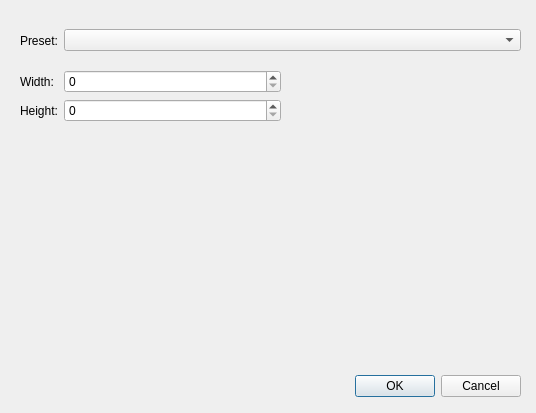
<?xml version="1.0" encoding="UTF-8"?>
<ui version="4.0">
 <class>NewProjectDialog</class>
 <widget class="QDialog" name="NewProjectDialog">
  <property name="geometry">
   <rect>
    <x>0</x>
    <y>0</y>
    <width>536</width>
    <height>413</height>
   </rect>
  </property>
  <property name="windowTitle">
   <string>Dialog</string>
  </property>
  <widget class="QDialogButtonBox" name="buttonBox">
   <property name="geometry">
    <rect>
     <x>180</x>
     <y>370</y>
     <width>341</width>
     <height>32</height>
    </rect>
   </property>
   <property name="orientation">
    <enum>Qt::Horizontal</enum>
   </property>
   <property name="standardButtons">
    <set>QDialogButtonBox::Cancel|QDialogButtonBox::Ok</set>
   </property>
   <property name="centerButtons">
    <bool>false</bool>
   </property>
  </widget>
  <widget class="QWidget" name="formLayoutWidget">
   <property name="geometry">
    <rect>
     <x>20</x>
     <y>70</y>
     <width>261</width>
     <height>271</height>
    </rect>
   </property>
   <layout class="QFormLayout" name="formLayout">
    <item row="1" column="0">
     <widget class="QLabel" name="label_2">
      <property name="text">
       <string>Height:</string>
      </property>
     </widget>
    </item>
    <item row="0" column="0">
     <widget class="QLabel" name="label">
      <property name="text">
       <string>Width:</string>
      </property>
     </widget>
    </item>
    <item row="0" column="1">
     <widget class="QSpinBox" name="widthSpinBox"/>
    </item>
    <item row="1" column="1">
     <widget class="QSpinBox" name="heightSpinBox"/>
    </item>
   </layout>
  </widget>
  <widget class="QWidget" name="horizontalLayoutWidget">
   <property name="geometry">
    <rect>
     <x>20</x>
     <y>20</y>
     <width>501</width>
     <height>41</height>
    </rect>
   </property>
   <layout class="QHBoxLayout" name="horizontalLayout">
    <item>
     <widget class="QLabel" name="label_3">
      <property name="sizePolicy">
       <sizepolicy hsizetype="Minimum" vsizetype="Preferred">
        <horstretch>0</horstretch>
        <verstretch>0</verstretch>
       </sizepolicy>
      </property>
      <property name="text">
       <string>Preset:</string>
      </property>
     </widget>
    </item>
    <item>
     <widget class="QComboBox" name="comboBox">
      <property name="sizePolicy">
       <sizepolicy hsizetype="Expanding" vsizetype="Fixed">
        <horstretch>0</horstretch>
        <verstretch>0</verstretch>
       </sizepolicy>
      </property>
     </widget>
    </item>
   </layout>
  </widget>
 </widget>
 <resources/>
 <connections>
  <connection>
   <sender>buttonBox</sender>
   <signal>accepted()</signal>
   <receiver>NewProjectDialog</receiver>
   <slot>accept()</slot>
   <hints>
    <hint type="sourcelabel">
     <x>248</x>
     <y>254</y>
    </hint>
    <hint type="destinationlabel">
     <x>157</x>
     <y>274</y>
    </hint>
   </hints>
  </connection>
  <connection>
   <sender>buttonBox</sender>
   <signal>rejected()</signal>
   <receiver>NewProjectDialog</receiver>
   <slot>reject()</slot>
   <hints>
    <hint type="sourcelabel">
     <x>316</x>
     <y>260</y>
    </hint>
    <hint type="destinationlabel">
     <x>286</x>
     <y>274</y>
    </hint>
   </hints>
  </connection>
 </connections>
</ui>
